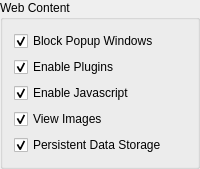
        <widget class="QGroupBox" name="groupBox">
         <property name="title">
          <string>Web Content</string>
         </property>
         <layout class="QGridLayout" name="gridLayout_5">
          <item row="0" column="0" colspan="2">
           <widget class="QCheckBox" name="blockPopupWindows">
            <property name="toolTip">
             <string>Blocks pop-up windows that sites try to open. A blocked pop-up indicator appears in the address bar, where a pop-up can be opened once or always allowed for the site.</string>
            </property>
            <property name="text">
             <string>Block Popup Windows</string>
            </property>
            <property name="checked">
             <bool>true</bool>
            </property>
           </widget>
          </item>
          <item row="1" column="0" colspan="2">
           <widget class="QCheckBox" name="enablePlugins">
            <property name="text">
             <string>Enable Plugins</string>
            </property>
            <property name="checked">
             <bool>true</bool>
            </property>
           </widget>
          </item>
          <item row="3" column="0" colspan="2">
           <widget class="QCheckBox" name="enableJavascript">
            <property name="text">
             <string>Enable Javascript</string>
            </property>
            <property name="checked">
             <bool>true</bool>
            </property>
           </widget>
          </item>
          <item row="4" column="0" colspan="2">
           <widget class="QCheckBox" name="enableImages">
            <property name="text">
             <string>View Images</string>
            </property>
            <property name="checked">
             <bool>true</bool>
            </property>
           </widget>
          </item>
          <item row="5" column="0" colspan="2">
           <widget class="QCheckBox" name="enableLocalStorage">
            <property name="text">
             <string>Persistent Data Storage</string>
            </property>
            <property name="checked">
             <bool>true</bool>
            </property>
           </widget>
          </item>
         </layout>
        </widget>
